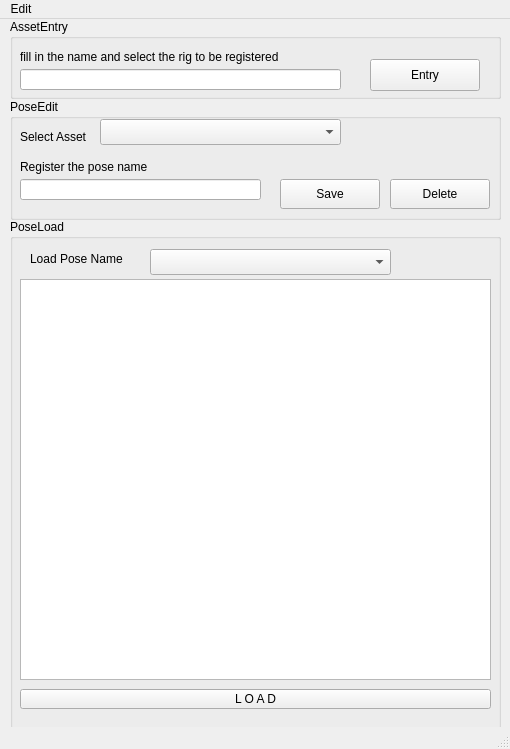
<?xml version="1.0" encoding="UTF-8"?>
<ui version="4.0">
 <class>MainWindow</class>
 <widget class="QMainWindow" name="MainWindow">
  <property name="geometry">
   <rect>
    <x>0</x>
    <y>0</y>
    <width>510</width>
    <height>749</height>
   </rect>
  </property>
  <property name="windowTitle">
   <string>MainWindow</string>
  </property>
  <widget class="QWidget" name="centralwidget">
   <widget class="QGroupBox" name="groupBox">
    <property name="geometry">
     <rect>
      <x>10</x>
      <y>80</y>
      <width>491</width>
      <height>121</height>
     </rect>
    </property>
    <property name="title">
     <string>PoseEdit</string>
    </property>
    <widget class="QComboBox" name="asset_comboBox">
     <property name="geometry">
      <rect>
       <x>90</x>
       <y>20</y>
       <width>241</width>
       <height>26</height>
      </rect>
     </property>
    </widget>
    <widget class="QLabel" name="label_2">
     <property name="geometry">
      <rect>
       <x>10</x>
       <y>30</y>
       <width>81</width>
       <height>16</height>
      </rect>
     </property>
     <property name="text">
      <string>Select Asset</string>
     </property>
    </widget>
    <widget class="QLineEdit" name="posename_lineEdit">
     <property name="geometry">
      <rect>
       <x>10</x>
       <y>80</y>
       <width>241</width>
       <height>21</height>
      </rect>
     </property>
    </widget>
    <widget class="QLabel" name="label_3">
     <property name="geometry">
      <rect>
       <x>10</x>
       <y>60</y>
       <width>191</width>
       <height>16</height>
      </rect>
     </property>
     <property name="text">
      <string>Register the pose name</string>
     </property>
    </widget>
    <widget class="QPushButton" name="save_pushButton">
     <property name="geometry">
      <rect>
       <x>270</x>
       <y>80</y>
       <width>100</width>
       <height>30</height>
      </rect>
     </property>
     <property name="text">
      <string>Save</string>
     </property>
    </widget>
    <widget class="QPushButton" name="delete_pushButton">
     <property name="geometry">
      <rect>
       <x>380</x>
       <y>80</y>
       <width>100</width>
       <height>30</height>
      </rect>
     </property>
     <property name="text">
      <string>Delete</string>
     </property>
    </widget>
   </widget>
   <widget class="QGroupBox" name="groupBox_2">
    <property name="geometry">
     <rect>
      <x>10</x>
      <y>200</y>
      <width>491</width>
      <height>511</height>
     </rect>
    </property>
    <property name="title">
     <string>PoseLoad</string>
    </property>
    <widget class="QListWidget" name="pose_listWidget">
     <property name="geometry">
      <rect>
       <x>10</x>
       <y>60</y>
       <width>471</width>
       <height>401</height>
      </rect>
     </property>
    </widget>
    <widget class="QComboBox" name="load_comboBox">
     <property name="geometry">
      <rect>
       <x>140</x>
       <y>30</y>
       <width>241</width>
       <height>26</height>
      </rect>
     </property>
    </widget>
    <widget class="QLabel" name="label_4">
     <property name="geometry">
      <rect>
       <x>20</x>
       <y>30</y>
       <width>141</width>
       <height>20</height>
      </rect>
     </property>
     <property name="text">
      <string>Load Pose Name</string>
     </property>
    </widget>
    <widget class="QPushButton" name="load_pushButton">
     <property name="geometry">
      <rect>
       <x>10</x>
       <y>470</y>
       <width>471</width>
       <height>20</height>
      </rect>
     </property>
     <property name="text">
      <string>L O A D</string>
     </property>
    </widget>
   </widget>
   <widget class="QGroupBox" name="groupBox_3">
    <property name="geometry">
     <rect>
      <x>10</x>
      <y>0</y>
      <width>491</width>
      <height>80</height>
     </rect>
    </property>
    <property name="title">
     <string>AssetEntry</string>
    </property>
    <widget class="QPushButton" name="entry_pushButton">
     <property name="geometry">
      <rect>
       <x>360</x>
       <y>40</y>
       <width>110</width>
       <height>32</height>
      </rect>
     </property>
     <property name="text">
      <string>Entry</string>
     </property>
    </widget>
    <widget class="QLineEdit" name="asset_lineEdit">
     <property name="geometry">
      <rect>
       <x>10</x>
       <y>50</y>
       <width>321</width>
       <height>21</height>
      </rect>
     </property>
    </widget>
    <widget class="QLabel" name="label">
     <property name="geometry">
      <rect>
       <x>10</x>
       <y>30</y>
       <width>311</width>
       <height>16</height>
      </rect>
     </property>
     <property name="text">
      <string>fill in the name and select the rig to be registered</string>
     </property>
    </widget>
   </widget>
  </widget>
  <widget class="QMenuBar" name="menubar">
   <property name="geometry">
    <rect>
     <x>0</x>
     <y>0</y>
     <width>510</width>
     <height>22</height>
    </rect>
   </property>
   <widget class="QMenu" name="menuEdit">
    <property name="title">
     <string>Edit</string>
    </property>
    <addaction name="actionSetting"/>
   </widget>
   <addaction name="menuEdit"/>
  </widget>
  <widget class="QStatusBar" name="statusbar"/>
  <action name="actionSetting">
   <property name="text">
    <string>Setting</string>
   </property>
  </action>
 </widget>
 <resources/>
 <connections/>
</ui>
